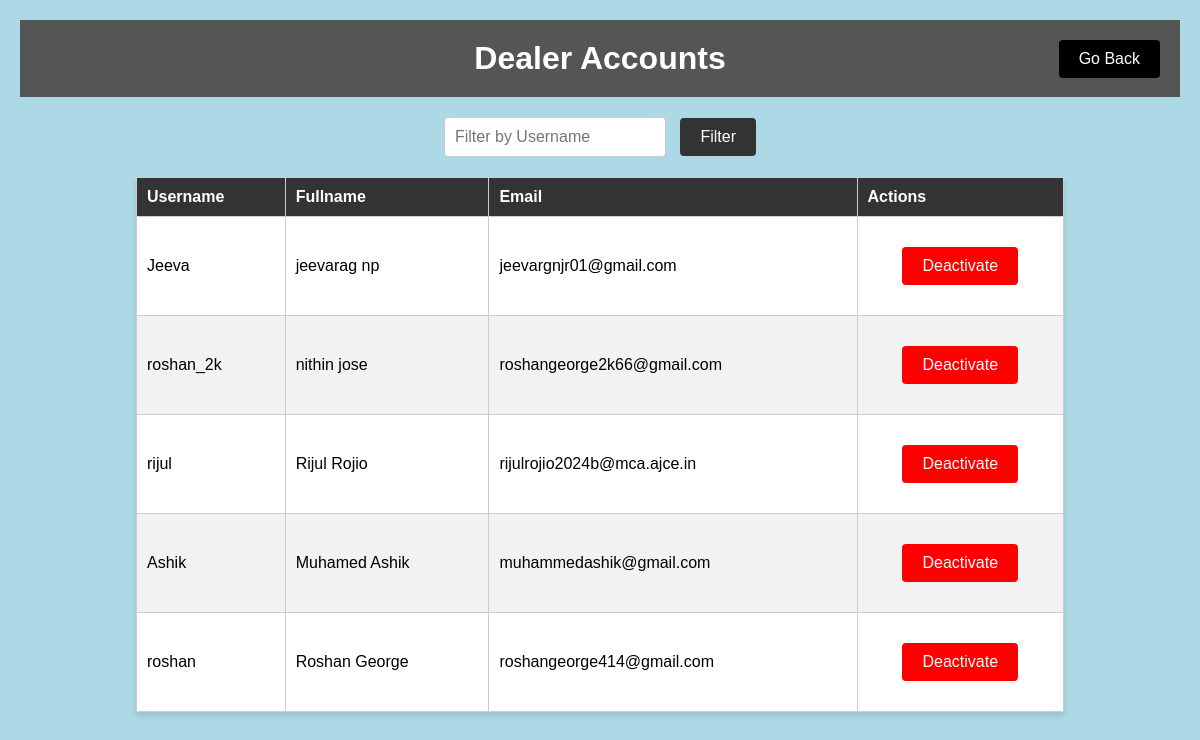
Before: /admin_dashboard/dealers.html with the older database file.
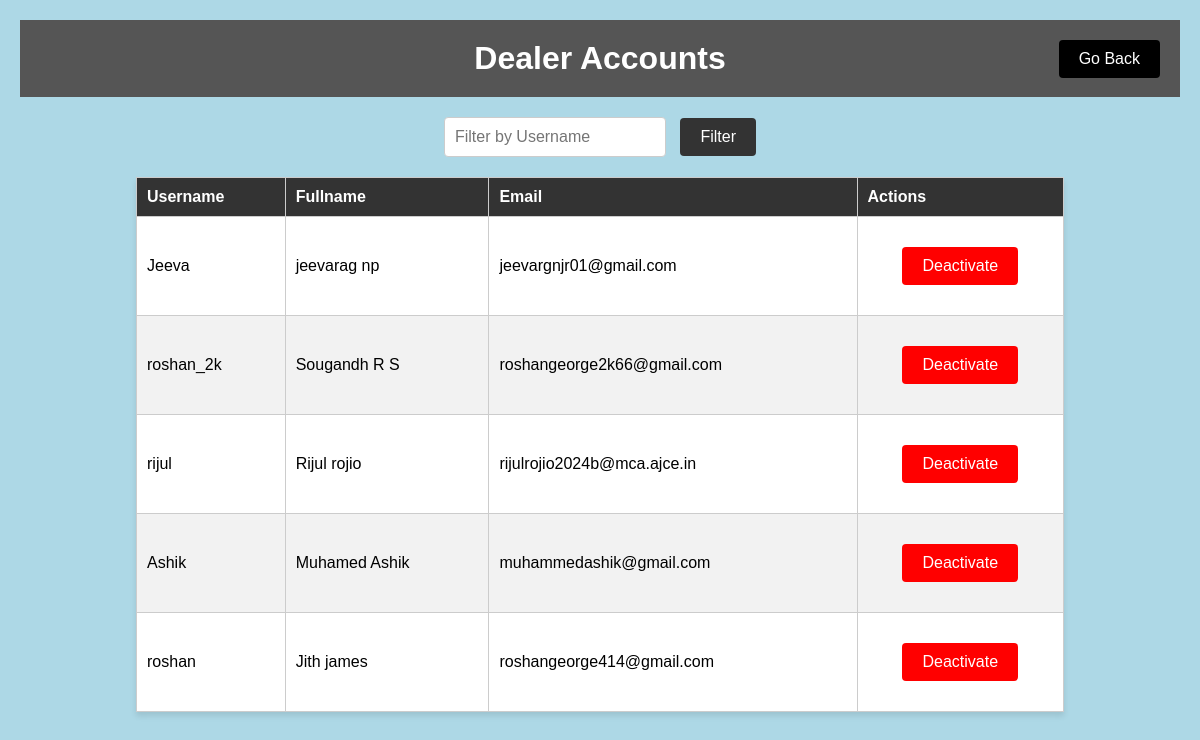
After: the same page with the newer database file.
### aapmapp/models.py (models this page shows, shortened)
class dealer(AbstractUser):
    email = models.EmailField(unique=True)
    fullname = models.TextField(max_length=100, default="")
    role = models.TextField(max_length=100, default="")

### aapmapp/views.py (the view)
# urls.py: path('admin_dashboard/dealers.html', views.dealers,name='dealers'),
def dealers(request):
    dealers = dealer.objects.filter(role='dealer')  # Filter by role 'customer'
    context = {
        'dealers': dealers,  # Use a meaningful name like 'customers' for the filtered queryset
    }
    return render(request, 'dealers.html', context)

### aapmapp/templates/dealers.html (shortened to what this page needs)
<!DOCTYPE html>
<html>
<head>
</head>
<body>
    <div class="content">
        <div class="header">
            <h1>Dealer Accounts</h1>
            <button id="go-back" onclick="goBack()">Go Back</button>
        </div>
        <form method="GET" id="filterForm">
            <input type="text" name="username_filter" id="username_filter" placeholder="Filter by Username">
            <button type="button" id="filterButton">Filter</button>
        </form>
        <table id="userTable">
            <thead>
                <tr>
                    <th>Username</th>
                    <th>Fullname</th>
                    <th>Email</th>
                    <th>Actions</th>
                </tr>
            </thead>
            <tbody>
                {% for dealer in dealers %}
                <tr>
                    <td>{{ dealer.username }}</td>
                    <td>{{ dealer.fullname }}</td>
                    <td>{{ dealer.email }}</td>
                    <td>
                        {% if dealer.is_active %}
                        <form method="post" action="{% url 'deactivate_user' dealer.id %}">
                            <button type="submit" style="background-color: red; color: white;">Deactivate</button>
                        </form>
                        {% else %}
                        <form method="post" action="{% url 'activate_user' dealer.id %}">
                            {% csrf_token %}
                            <button type="submit" style="background-color: green; color: white;">Activate</button>
                        </form>
                        {% endif %}
                    </td>
                </tr>
                {% empty %}
                <tr>
                    <td colspan="4">No dealers available.</td>
                </tr>
                {% endfor %}
            </tbody>
        </table>
    </div>
</body>
</html>

Changed rows visible on the page:
changed dealer "roshan_2k": fullname "nithin jose" → "Sougandh R S"
changed dealer "rijul": fullname "Rijul Rojio" → "Rijul rojio"
changed dealer "roshan": fullname "Roshan George" → "Jith james"
